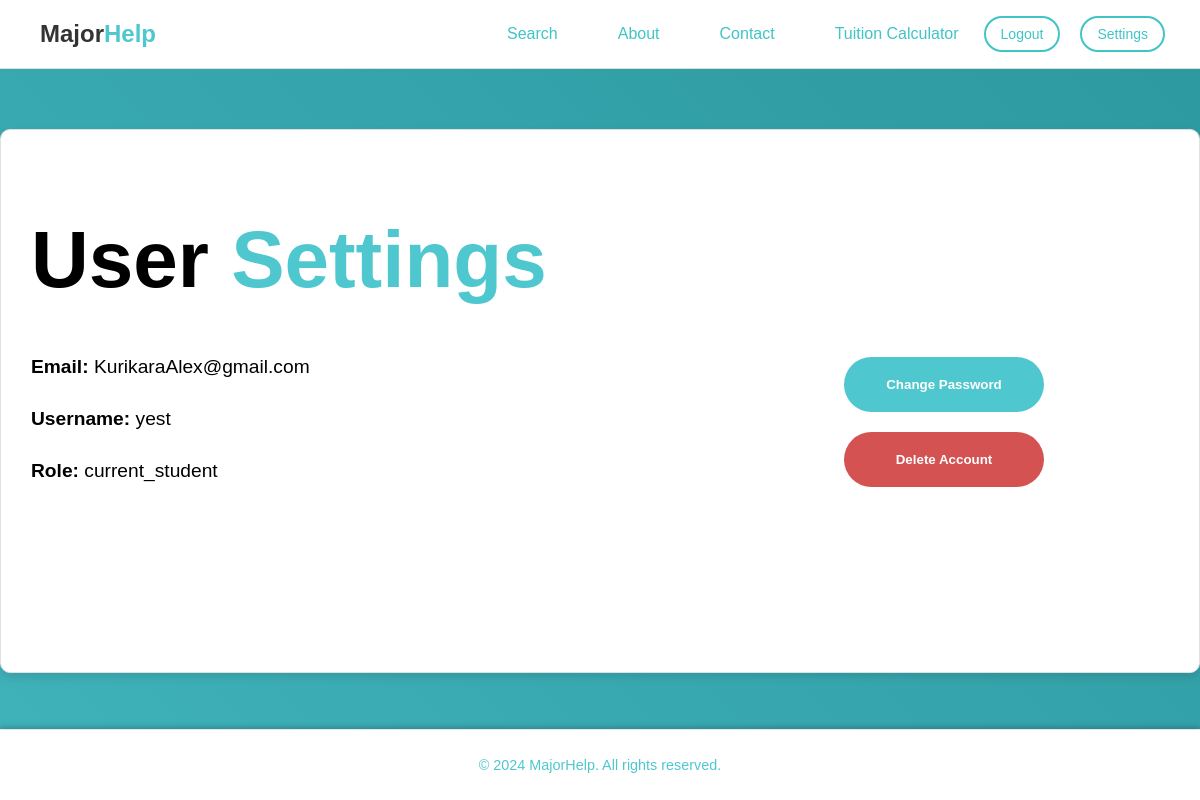
The page /accounts/settings/ (signed in) on the database its author committed.
### MajorHelp/models.py (models this page shows, shortened)
class CustomUser(AbstractUser):
    ROLE_CHOICES = [
        ('prospective_student', 'Prospective Student'),
        ('current_student', 'Current Student'),
        ('alumni', 'Alumni'),
        ('university_staff', 'University Staff'),
        ('admin', 'Admin')
   ]
    role = models.CharField(max_length=20, choices=ROLE_CHOICES, default='prospective_student')
    email = models.EmailField(unique=True)  # Ensure email is unique
    REQUIRED_FIELDS = ['email']  # Require email during user creation
    objects = CustomUserManager()

### MajorHelp/views.py (the view)
# urls.py: path('accounts/settings/', views.settings_view, name='settings'),
def settings_view(request):
    return render(request, 'settings.html')  # Make sure you have a 'settings.html' template, or adjust accordingly

### MajorHelp/templates/settings.html (shortened to what this page needs)
{% extends 'base.html' %}
{% load static %}
{% block content %}
<div class="settings-container">
    <div class="settings-header">
        <h1>User <span class="highlight">Settings</span></h1>
    </div>
    <div class="user-info">
        <p><strong>Email:</strong> {{ user.email }}</p>
        <p><strong>Username:</strong> {{ user.username }}</p>
        <p><strong>Role:</strong> {{ user.role }}</p>
    </div>
    <div class="settings-actions">
        <a href="{% url 'password_change' %}">
            <button class="change-password-button">Change Password</button>
        </a>
        <button class="delete-account-button">Delete Account</button>
    </div>
</div>
{% endblock %}

### MajorHelp/static/css/styles.css (style rules this page uses)
html { scrollbar-width: thin; scrollbar-color: #888 #f1f1f1; }

### MajorHelp/static/css/navbar.css (style rules this page uses)
body, ul, li, a, form, button { margin: 0; padding: 0; box-sizing: border-box; text-decoration: none; list-style: none; }
body { font-family: Arial, sans-serif; }
.highlight { color: #40c4c6; }

### MajorHelp/static/css/login.css (style rules this page uses)
body { height: 100vh; background: linear-gradient(45deg, #4FC7CF, #15787f); background-size: 300% 300%; animation: gradientAnimation 6s ease infinite; }

### MajorHelp/static/css/settings.css (style rules this page uses)
.settings-container { display: flex; flex-direction: column; align-items: left; padding: 30px; border: 1px solid #e0e0e0; border-radius: 10px; max-width: 1200px; margin: 60px auto; background-color: rgb(255, 255, 255); box-shadow: 0 4px 8px rgba(0, 0, 0, 0.1); }
.settings-header { margin-bottom: 20px; }
.settings-header h1 { font-size: 5rem; font-weight: bold; margin-bottom: 20px; }
.highlight { color: #4FC7CF; }
.user-info p { font-size: 1.2rem; margin: 10px 0; margin-bottom: 30px; }
.settings-actions { display: flex; flex-direction: column; align-items: flex-end; gap: 20px; position: relative; top: -155px; left: -125px; }
.change-password-button { padding: 20px 40px; width: 200px; background-color: #4FC7CF; color: #ffffff; border: none; border-radius: 50px; cursor: pointer; font-weight: bold; text-align: center; transition: background-color 0.3s ease; }
.delete-account-button { padding: 20px 40px; width: 200px; background-color: #d45252; color: #ffffff; border: none; border-radius: 50px; cursor: pointer; font-weight: bold; text-align: center; transition: background-color 0.3s ease; }

### rows shown on the page
CustomUser: email "KurikaraAlex@gmail.com", username "yest", role "current_student"
